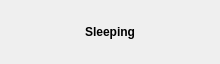
<?xml version="1.0" encoding="UTF-8"?>
<ui version="4.0">
 <class>sleepDialog</class>
 <widget class="QDialog" name="sleepDialog">
  <property name="geometry">
   <rect>
    <x>0</x>
    <y>0</y>
    <width>220</width>
    <height>64</height>
   </rect>
  </property>
  <property name="sizePolicy">
   <sizepolicy hsizetype="Minimum" vsizetype="Minimum">
    <horstretch>0</horstretch>
    <verstretch>0</verstretch>
   </sizepolicy>
  </property>
  <property name="windowTitle">
   <string>Form</string>
  </property>
  <layout class="QVBoxLayout" name="verticalLayout">
   <item>
    <layout class="QGridLayout" name="gridLayout">
     <item row="0" column="0">
      <widget class="QLabel" name="label">
       <property name="sizePolicy">
        <sizepolicy hsizetype="Preferred" vsizetype="Fixed">
         <horstretch>0</horstretch>
         <verstretch>0</verstretch>
        </sizepolicy>
       </property>
       <property name="font">
        <font>
         <weight>75</weight>
         <bold>true</bold>
        </font>
       </property>
       <property name="lineWidth">
        <number>0</number>
       </property>
       <property name="text">
        <string>Sleeping</string>
       </property>
       <property name="alignment">
        <set>Qt::AlignCenter</set>
       </property>
      </widget>
     </item>
    </layout>
   </item>
  </layout>
 </widget>
 <resources/>
 <connections/>
</ui>
